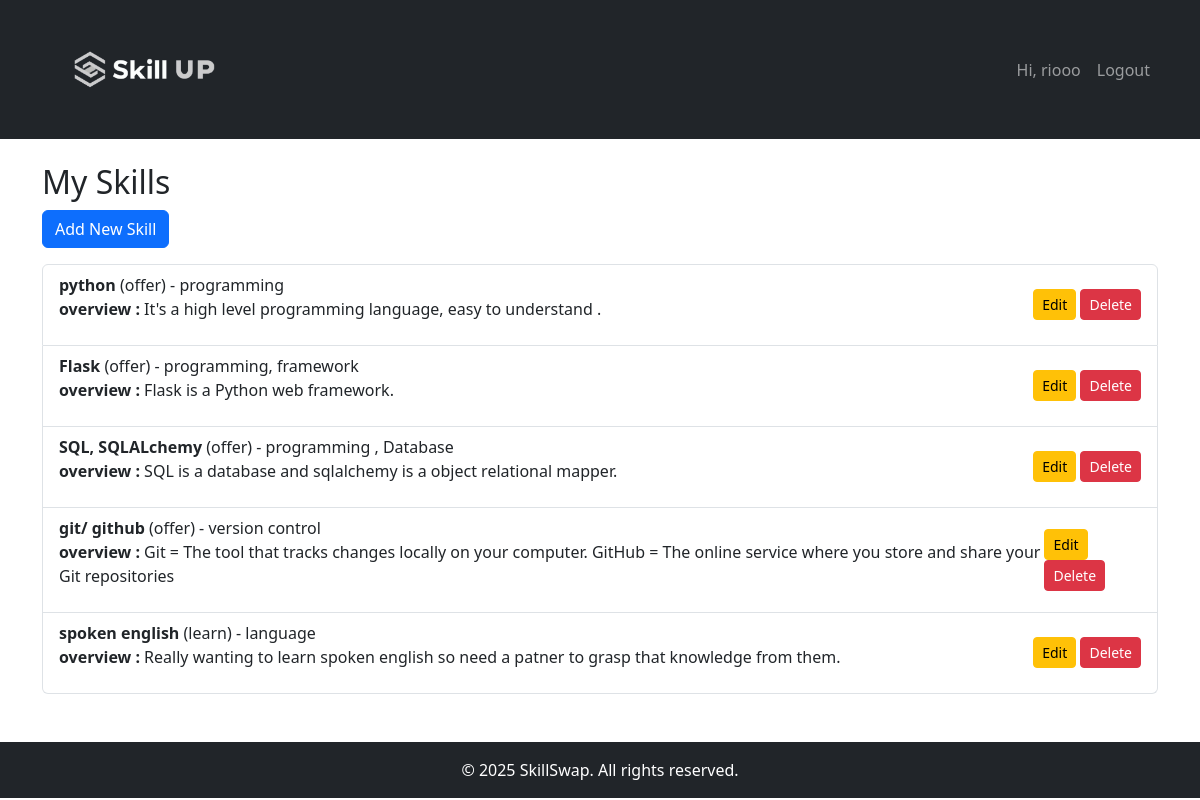
The app's page /skills (signed in) with its own data.
### SkillSwaP/app/models/user.py (models this page shows, shortened)
class User(db.Model, UserMixin):
    id = db.Column(db.Integer, primary_key = True)
    username = db.Column(db.String(50), nullable = False, unique = True)
    email = db.Column(db.String(120), nullable = False, unique = True)
    password = db.Column(db.String(200), nullable = False)
    is_verified = db.Column(db.Boolean, default = False)
    skills = db.relationship('Skill', backref = 'user', lazy = True, cascade='all, delete-orphan')

### SkillSwaP/app/models/skill.py (models this page shows, shortened)
class Skill(db.Model):
    id = db.Column(db.Integer, primary_key = True)
    name = db.Column(db.String(100), nullable = False)
    category = db.Column(db.String(50), nullable = False)
    description = db.Column(db.Text, nullable = True)
    skill_type = db.Column(db.String(10), nullable = False) #'offer' or 'Learn'
    user_id = db.Column(db.Integer, db.ForeignKey('user.id'), nullable = False)

### SkillSwaP/app/routes/skills.py (the view)
@skills_bp.route('/skills')
@login_required
def skills():
    return render_template('skills/skills.html', skills = current_user.skills )

### SkillSwaP/app/models/user.py (called while the page is built)
@login_manager.user_loader
def load_user(user_id):
    return User.query.get(int(user_id))

### SkillSwaP/app/templates/skills/skills.html (shortened to what this page needs)
{% extends "base.html" %}
{% block content %}
<h2>My Skills</h2>
<a href="{{ url_for('skills_bp.add_skill') }}" class="btn btn-primary mb-3">Add New Skill</a>
<ul class="list-group">
  {% for skill in skills %}
    <li class="list-group-item d-flex justify-content-between align-items-center">
      <span>
        <strong>{{ skill.name }}</strong>
        ({{ skill.skill_type }}) - {{ skill.category }} <br>
        <p><strong>overview : </strong>{{ skill.description }}</p>
      </span>
      <span>
        <a href="{{ url_for('skills_bp.update_skill', skill_id=skill.id) }}" class="btn btn-sm btn-warning">Edit</a>
        <form action="{{ url_for('skills_bp.delete_skill', skill_id=skill.id) }}" method="post" style="display:inline;">
          <button type="submit" class="btn btn-sm btn-danger">Delete</button> <br>
        </form>
      </span>
    </li>
  {% endfor %}
</ul>
{% endblock %}

### SkillSwaP/app/templates/base.html (shortened to what this page needs)
<!DOCTYPE html>
<html lang="en">
<head>
    <link rel="stylesheet" href="https://cdn.jsdelivr.net/npm/bootstrap@5.3.0/dist/css/bootstrap.min.css">
</head>
<body>
    <header>
        <nav class="navbar navbar-expand-lg navbar-dark bg-dark">
            <div class="container">
                <a class="navbar-brand" href="{{ url_for('auth_bp.dashboard') }}">
                    <img src="{{url_for('static', filename='images/logo.png')}}" alt="SkillUP"  width="200px">
                </a>
                <div class="collapse navbar-collapse">
                    <ul class="navbar-nav ms-auto">
                        {% if current_user.is_authenticated %}
                            <li class="nav-item">
                                <span class="nav-link">Hi, {{ current_user.username }}</span>
                            </li>
                            <li class="nav-item">
                                <a class="nav-link" href="{{ url_for('auth_bp.logout') }}">Logout</a>
                            </li>
                        {% endif %}
                    </ul>
                </div>
            </div>
        </nav>
    </header>
    <main class="container mt-4">
        {% block content %}{% endblock %}
    </main>
    <footer class="bg-dark text-white text-center py-3 mt-5">
        <p class="mb-0">&copy; {{ current_year or "2025" }} SkillSwap. All rights reserved.</p>
    </footer>
</body>
</html>

### records on screen
User: username "riooo"
Skill: name "python", skill_type "offer", category "programming", description "It's a high level programming language, easy to understand ."
Skill: name "Flask", skill_type "offer", category "programming, framework", description "Flask is a Python web framework."
Skill: name "SQL, SQLALchemy", skill_type "offer", category "programming , Database", description "SQL is a database and sqlalchemy is a object relational mapper."
Skill: name "git/ github", skill_type "offer", category "version control", description "Git = The tool that tracks changes locally on your computer. GitHub = The online service where you store and share your Git repositories"
Skill: name "spoken english", skill_type "learn", category "language", description "Really wanting to learn spoken english so need a patner to grasp that knowledge from them."

### other values on screen
{{ current_year or "2025" }} "2025"
